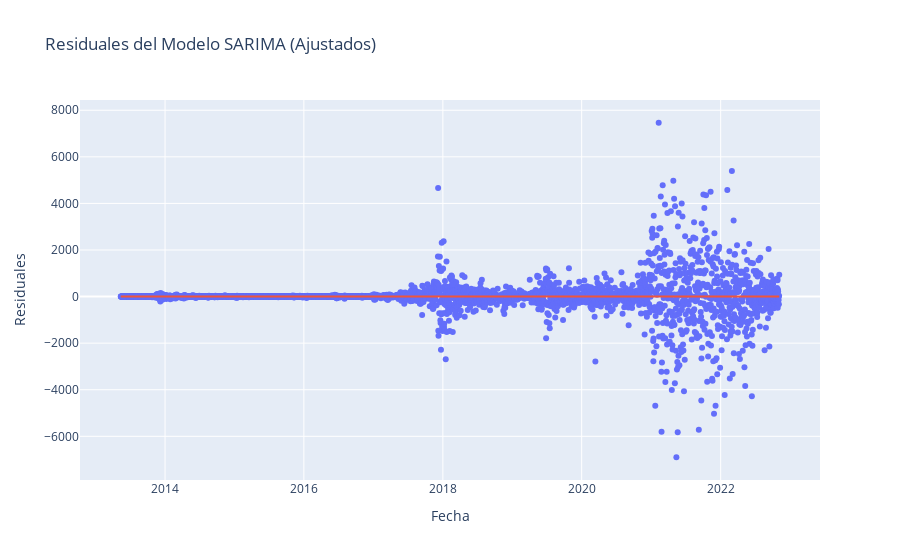
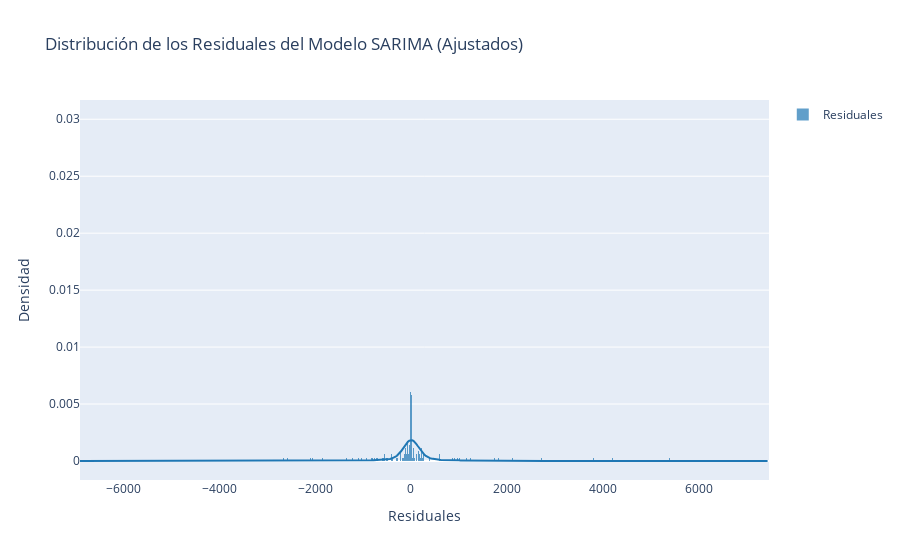

Notebook source saved alongside these figures, in order:
### Code cell
from statsmodels.stats.diagnostic import acorr_ljungbox
from scipy.stats import shapiro

import plotly.graph_objects as go
import plotly.figure_factory as ff

# Extraer los residuales del modelo SARIMA, ignorando las primeras observaciones
residuals_sarima = model.resid[15:]  # Ignorar las primeras 12 observaciones

# Graficar los residuales
fig = go.Figure()
fig.add_trace(go.Scatter(x=residuals_sarima.index, y=residuals_sarima, mode='markers', name='Residuales'))
fig.add_trace(go.Scatter(x=residuals_sarima.index, y=[0]*len(residuals_sarima), mode='lines', name='Media Cero'))
fig.update_layout(title='Residuales del Modelo SARIMA (Ajustados)', xaxis_title='Fecha', yaxis_title='Residuales', showlegend=False)
fig.show()

# Realizar la prueba de Ljung-Box para verificar no autocorrelación
ljung_box_sarima_result = acorr_ljungbox(residuals_sarima, lags=[10], return_df=True)
print("Resultados de la prueba de Ljung-Box (Ajustados):")
print(ljung_box_sarima_result)

# Graficar la distribución de los residuales
fig = ff.create_distplot([residuals_sarima], group_labels=["Residuales"], show_hist=True, show_rug=False)
fig.update_layout(title="Distribución de los Residuales del Modelo SARIMA (Ajustados)", xaxis_title="Residuales", yaxis_title="Densidad")
fig.show()

# Realizar la prueba de Shapiro-Wilk para verificar normalidad
stat, p_value = shapiro(residuals_sarima)
print(f"Estadístico de Shapiro-Wilk: {stat}, p-valor: {p_value}")

if p_value > 0.05:
    print("No se puede rechazar la hipótesis nula: los residuales parecen seguir una distribución normal.")
else:
    print("Se rechaza la hipótesis nula: los residuales no siguen una distribución normal.")

### Figure 1 — Plotly figure (JSON) as saved in the notebook; plotly's stock layout.template omitted (floating-point values rounded to 4 significant figures; data arrays with more than 128 entries replaced by an {"elided": "..."} marker saying what was removed)
{"data": [{"mode": "markers", "name": "Residuales", "type": "scatter", "x": {"elided": "3464 str values"}, "y": {"elided": "3464 float values"}}, {"mode": "lines", "name": "Media Cero", "type": "scatter", "x": {"elided": "3464 str values"}, "y": {"elided": "3464 int values"}}], "layout": {"showlegend": false, "title": {"text": "Residuales del Modelo SARIMA (Ajustados)"}, "xaxis": {"title": {"text": "Fecha"}}, "yaxis": {"title": {"text": "Residuales"}}}}

### Figure 2 — Plotly figure (JSON) as saved in the notebook; plotly's stock layout.template omitted (floating-point values rounded to 4 significant figures; data arrays with more than 128 entries replaced by an {"elided": "..."} marker saying what was removed)
{"data": [{"autobinx": false, "histnorm": "probability density", "legendgroup": "Residuales", "marker": {"color": "rgb(31, 119, 180)"}, "name": "Residuales", "opacity": 0.7, "type": "histogram", "x": {"elided": "3464 float values"}, "xaxis": "x", "xbins": {"end": 7463.0, "size": 1, "start": -6899.0}, "yaxis": "y"}, {"legendgroup": "Residuales", "marker": {"color": "rgb(31, 119, 180)"}, "mode": "lines", "name": "Residuales", "showlegend": false, "type": "scatter", "x": {"elided": "500 float values"}, "xaxis": "x", "y": {"elided": "500 float values"}, "yaxis": "y"}], "layout": {"barmode": "overlay", "hovermode": "closest", "legend": {"traceorder": "reversed"}, "title": {"text": "Distribución de los Residuales del Modelo SARIMA (Ajustados)"}, "xaxis": {"anchor": "y2", "domain": [0, 1], "title": {"text": "Residuales"}, "zeroline": false}, "yaxis": {"anchor": "free", "domain": [0, 1], "position": 0, "title": {"text": "Densidad"}}}}
